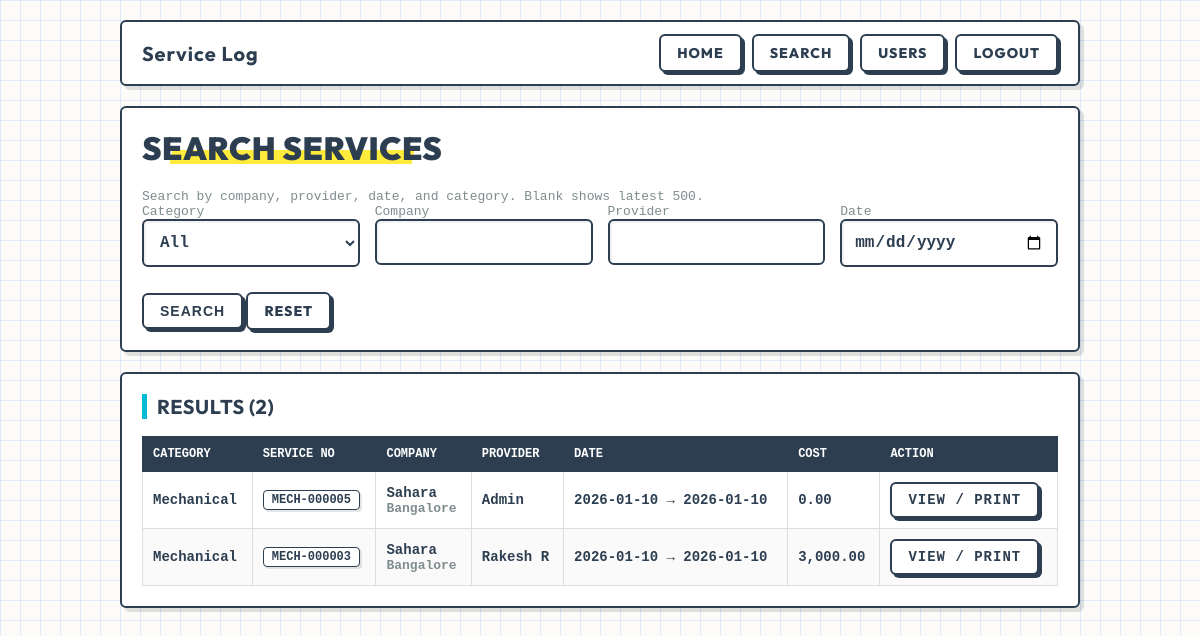
Screenshot of /search.php (signed in) with the database file from the repository.
### tables this page shows
CREATE TABLE services (
  id INTEGER PRIMARY KEY AUTOINCREMENT,
  category TEXT NOT NULL,
  service_no TEXT NOT NULL UNIQUE,
  provider_id INTEGER NOT NULL,
  provider_name TEXT NOT NULL,
  name TEXT NOT NULL,
  date_from TEXT NOT NULL,
  date_to TEXT NOT NULL,
  time_from TEXT NOT NULL,
  time_to TEXT NOT NULL,
  company_name TEXT NOT NULL,
  company_place TEXT NOT NULL,
  company_contact TEXT NOT NULL,
  /* NEW FIELDS */
  contact_person TEXT NOT NULL DEFAULT '',
  issue_nature TEXT NOT NULL DEFAULT 'Observation',
  issue_fixed TEXT NOT NULL DEFAULT 'No',
  
  issue_found TEXT NOT NULL,
  solution TEXT NOT NULL,
  expenses REAL NOT NULL DEFAULT 0,
  cost REAL NOT NULL DEFAULT 0,
  created_at TEXT NOT NULL DEFAULT (datetime('now')), machine_number TEXT NOT NULL DEFAULT '', machine_status TEXT NOT NULL DEFAULT 'Out of Warranty', spares_used TEXT NOT NULL DEFAULT '',
  FOREIGN KEY (provider_id) REFERENCES users(id) ON DELETE RESTRICT
);

### app/auth.php (called while the page is built, shortened)
<?php
function h(string $s): string { return htmlspecialchars($s, ENT_QUOTES, 'UTF-8'); }
function cat_label(string $c): string {
  return match($c){
    'MECH' => 'Mechanical',
    'ELEC' => 'Electrical',
    'APP'  => 'Application',
    default => $c
  };
}

### search.php (the view, shortened to what this page needs)
<?php
require_once __DIR__ . '/app/layout.php';
$user = require_login();
$pdo  = db();
$cat = strtoupper(trim($_GET['cat'] ?? ''));
$company = trim($_GET['company'] ?? '');
$provider = trim($_GET['provider'] ?? '');
$date = trim($_GET['date'] ?? '');
$where=[]; $params=[];
$sql="SELECT * FROM services";
$sql.=" ORDER BY created_at DESC LIMIT 500";
$st=$pdo->prepare($sql); $st->execute($params);
$rows=$st->fetchAll();
render_header("Search",$user);
?>
<div class="card">
  <h1>Search Services</h1>
  <div class="muted">Search by company, provider, date, and category. Blank shows latest 500.</div>
  <form method="get" class="grid no-print">
    <div class="col-3"><div class="muted">Category</div>
      <select name="cat">
        <option value="" <?php echo $cat===''?'selected':''; ?>>All</option>
      </select>
    </div>
    <div class="col-3"><div class="muted">Company</div><input name="company" value="<?php echo h($company); ?>"/></div>
    <div class="col-3"><div class="muted">Provider</div><input name="provider" value="<?php echo h($provider); ?>"/></div>
    <div class="col-3"><div class="muted">Date</div><input type="date" name="date" value="<?php echo h($date); ?>"/></div>
    <div class="col-12">
      <button class="btn" type="submit">Search</button>
      <a class="btn" href="/search.php">Reset</a>
    </div>
  </form>
</div>
<div class="card">
  <h2>Results (<?php echo count($rows); ?>)</h2>
  <?php if(!count($rows)): ?>
    <div class="muted">No results found.</div>
  <?php else: ?>
    <table>
      <thead><tr>
        <th>Category</th><th>Service No</th><th>Company</th><th>Provider</th><th>Date</th><th>Cost</th><th class="no-print">Action</th>
      </tr></thead>
      <tbody>
      <?php foreach($rows as $r): ?>
        <tr>
          <td><?php echo h(cat_label($r['category'])); ?></td>
          <td><span class="pill"><?php echo h($r['service_no']); ?></span></td>
          <td><?php echo h($r['company_name']); ?><div class="muted"><?php echo h($r['company_place']); ?></div></td>
          <td><?php echo h($r['provider_name']); ?></td>
          <td><?php echo h($r['date_from']); ?> → <?php echo h($r['date_to']); ?></td>
          <td><?php echo h(number_format((float)$r['cost'],2)); ?></td>
          <td class="no-print"><a class="btn" href="/service_view.php?id=<?php echo (int)$r['id']; ?>">View / Print</a></td>
        </tr>
      <?php endforeach; ?>
      </tbody>
    </table>
  <?php endif; ?>
</div>
<?php render_footer(); ?>

### app/layout.php (shortened to what this page needs)
<?php
require_once __DIR__ . '/auth.php';
function render_header(string $title, ?array $user=null): void {
  $user = $user ?? current_user();
  echo "<!doctype html><html><head>
  <meta charset='utf-8'/>
  <meta name='viewport' content='width=device-width,initial-scale=1'/>
  <title>".h($title)."</title>
  <link rel='manifest' href='/manifest.json'>
  <link rel='icon' type='image/png' href='/assets/logo.png'>
  <link rel='apple-touch-icon' href='/assets/icon-192.png'>
  <meta name='theme-color' content='#2c3e50'>
  <link rel='preconnect' href='https://fonts.googleapis.com'>
  <link rel='preconnect' href='https://fonts.gstatic.com' crossorigin>
  <link href='https://fonts.googleapis.com/css2?family=Outfit:wght@300;400;600;700;800&display=swap' rel='stylesheet'>
  <link rel='stylesheet' href='/assets/style.css'/>
  <script>
    if ('serviceWorker' in navigator) {
      navigator.serviceWorker.register('/sw.js')
        .then(() => console.log('SW Registered'))
        .catch(err => console.log('SW Fail', err));
    }
  </script>
  </head><body><div class='wrap'>";
  echo "<div class='topbar'>
          <div class='brand'><a href='/'>Service Log</a></div>";
  if ($user) {
    echo "<div class='nav'>
            <a class='btn' href='/'>Home</a>
            <a class='btn' href='/search.php'>Search</a>";
    echo "<a class='btn' href='/users.php'>Users</a>
          <a class='btn' href='/logout.php'>Logout</a>
          </div>";
  } else {
    echo "<div class='nav'>
            <a class='btn' href='/login.php'>Login</a>
          </div>";
  }
  echo "</div>";
}
function render_footer(): void {
  echo "</div><script src='/assets/app.js'></script></body></html>";
}

### assets/style.css (style rules this page uses)
:root { color-scheme: light; --bg-color: #fdfbf7; --grid-color: rgba(68, 138, 255, 0.15); --bg-pattern: linear-gradient(var(--grid-color) 1px, transparent 1px), linear-gradient(90deg, var(--grid-color) 1px, transparent 1px); --bg-size: 20px 20px; --ink: #2c3e50; --ink-light: #7f8c8d; --paper: #ffffff; --pop-cyan: #00bcd4; --pop-red: #ff5252; --btn-bg: #ffffff; --border: 2px solid var(--ink); --border-radius: 6px; --shadow-hard: 4px 4px 0px rgba(44, 62, 80, 0.15); }
*, *::before, *::after { box-sizing: border-box; }
body { margin: 0; font-family: 'Outfit', 'Segoe UI', sans-serif; background-color: var(--bg-color); background-image: var(--bg-pattern); background-size: var(--bg-size); color: var(--ink); min-height: 100vh; }
a { color: var(--ink); text-decoration: none; font-weight: 700; }
.wrap { max-width: 1000px; margin: 0 auto; padding: 20px; }
.card { background: var(--paper); border: var(--border); border-radius: var(--border-radius); padding: 20px; margin: 20px 0; box-shadow: var(--shadow-hard); }
h1, h2, h3 { margin-top: 0; text-transform: uppercase; letter-spacing: 0.5px; color: var(--ink); }
h1 { font-weight: 900; background: linear-gradient(100deg, transparent 10%, #ffeb3b 10%, #ffeb3b 90%, transparent 90%); background-position: 0% 85%; background-repeat: no-repeat; background-size: 100% 35%; display: inline-block; }
h2 { font-size: 20px; border-left: 5px solid var(--pop-cyan); padding-left: 10px; }
.muted { color: var(--ink-light); font-family: 'Courier New', monospace; font-size: 13px; }
.topbar { display: flex; align-items: center; justify-content: space-between; margin-bottom: 20px; flex-wrap: wrap; gap: 15px; background: var(--paper); border: var(--border); border-radius: var(--border-radius); padding: 12px 20px; box-shadow: var(--shadow-hard); }
.brand { font-size: 20px; font-weight: 900; letter-spacing: 1px; }
.nav { display: flex; gap: 10px; flex-wrap: wrap; }
.btn { display: inline-flex; align-items: center; justify-content: center; padding: 8px 16px; border-radius: var(--border-radius); border: var(--border); background: var(--paper); color: var(--ink); font-weight: 800; font-size: 14px; text-transform: uppercase; letter-spacing: 1px; cursor: pointer; box-shadow: 3px 3px 0px var(--ink); transition: all 0.1s ease; }
input, select, textarea { width: 100%; padding: 12px; border-radius: var(--border-radius); border: var(--border); background: #fff; color: var(--ink); font-size: 16px; font-family: 'Courier New', monospace; font-weight: 600; outline: none; box-shadow: inset 2px 2px 0px rgba(0,0,0,0.05); margin-bottom: 10px; }
table { width: 100%; border-collapse: collapse; font-family: 'Courier New', monospace; }
th { text-align: left; padding: 10px; background: var(--ink); color: #fff; text-transform: uppercase; font-size: 12px; border: 1px solid var(--ink); }
td { padding: 10px; border: 1px solid #ddd; font-weight: 600; font-size: 14px; }
tr:nth-child(even) { background: #fafafa; }
.grid { display: grid; grid-template-columns: repeat(12, 1fr); gap: 15px; }
.col-3 { grid-column: span 3; }
.col-12 { grid-column: span 12; }
.pill { display: inline-block; padding: 2px 8px; border: 1px solid var(--ink); border-radius: 4px; font-family: 'Courier New', monospace; font-weight: 700; font-size: 12px; background: #fff; color: var(--ink); box-shadow: 2px 2px 0px rgba(0,0,0,0.1); }

### rows the page displays
services: category "Mechanical", service_no "MECH-000005", company_name "Sahara", company_place "Bangalore", provider_name "Admin", date_from "2026-01-10", date_to "2026-01-10", cost "0.00"
services: category "Mechanical", service_no "MECH-000003", company_name "Sahara", company_place "Bangalore", provider_name "Rakesh R", date_from "2026-01-10", date_to "2026-01-10", cost "3,000.00"

### other values shown
count($rows) "2"
